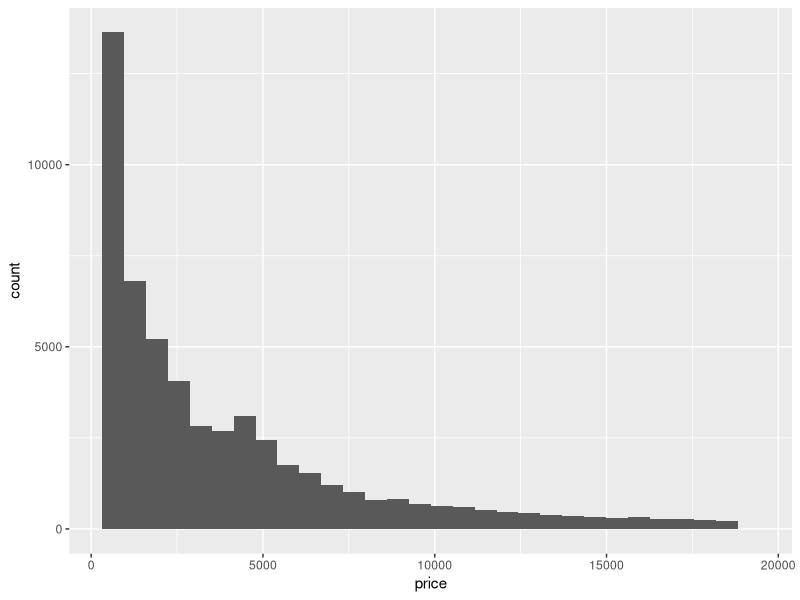
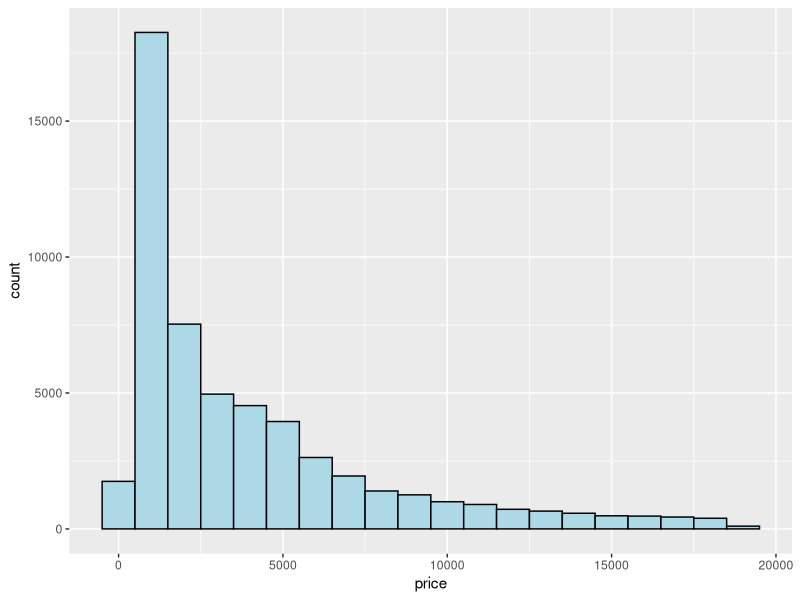
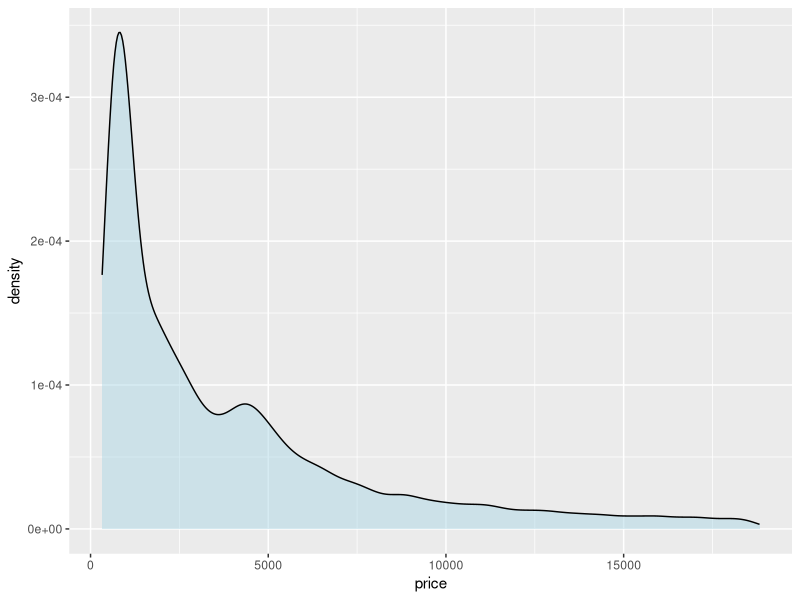
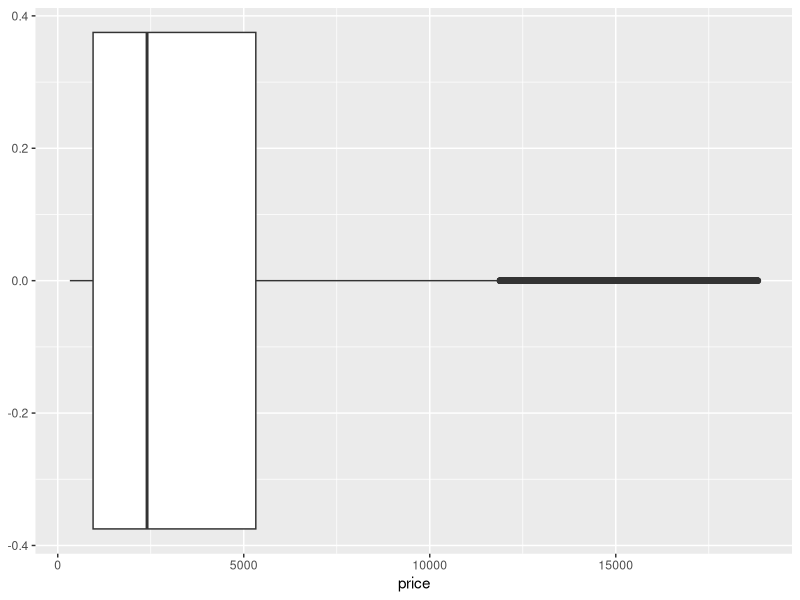
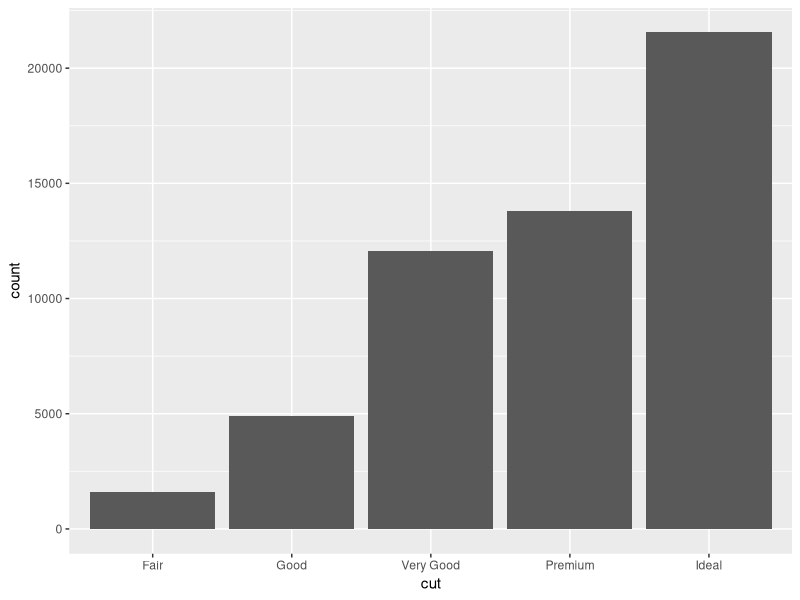
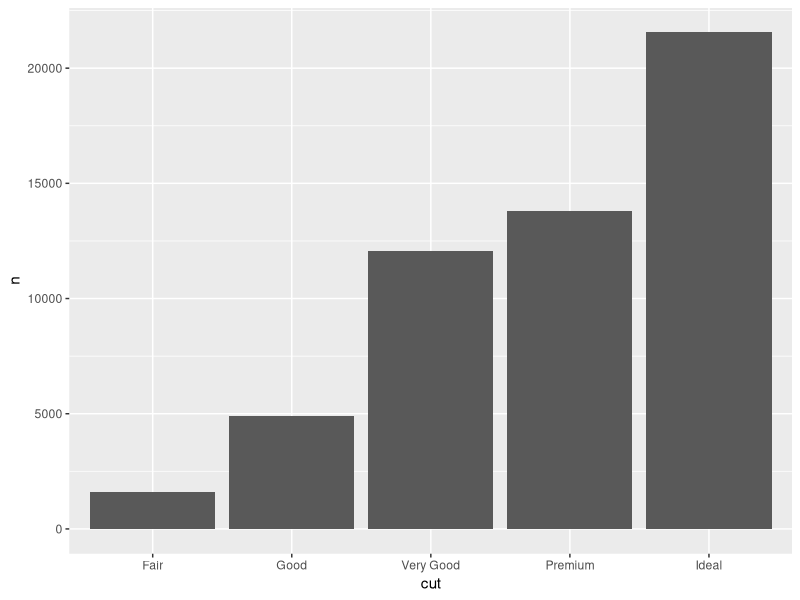
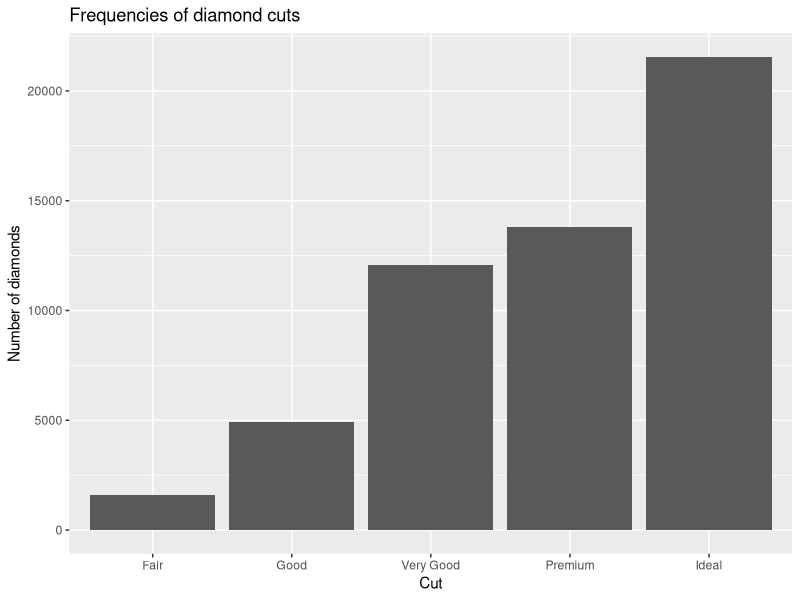

R code for these plots, in order:
## ---- chunk 1
knitr::opts_chunk$set(echo = TRUE, message = FALSE, warning = FALSE, error = FALSE)
## ---- chunk 2
# load tidyverse
library(tidyverse)

# add diamonds to the environment
data(diamonds)
## ---- chunk 3
# basic histogram of price
ggplot(diamonds, aes(x = price)) +
  geom_histogram()

# custom binwidth or bins determine the number of bins
# with binwidth = 1000, each bin is $1,000 wide
# color affects the border; fill affects the inside
ggplot(diamonds, aes(x = price)) +
  geom_histogram(binwidth = 1000, color = "black", fill = "lightblue")

# density plot
# alpha adjusts the transparency of the fill
ggplot(diamonds, aes(x = price)) +
  geom_density(fill = "lightblue", alpha = 0.5)

# boxplot
ggplot(diamonds, aes(x = price)) +
  geom_boxplot()
## ---- chunk 4
ggplot(diamonds, aes(x = cut)) +
  geom_bar()
## ---- chunk 5
diamonds |> 
  count(cut) |> 
  ggplot(aes(x = cut, y = n)) +
  geom_col()
## ---- chunk 6
ggplot(diamonds, aes(x = cut)) +
  geom_bar() +
  labs(title = "Frequencies of diamond cuts",
       x = "Cut",
       y = "Number of diamonds")
